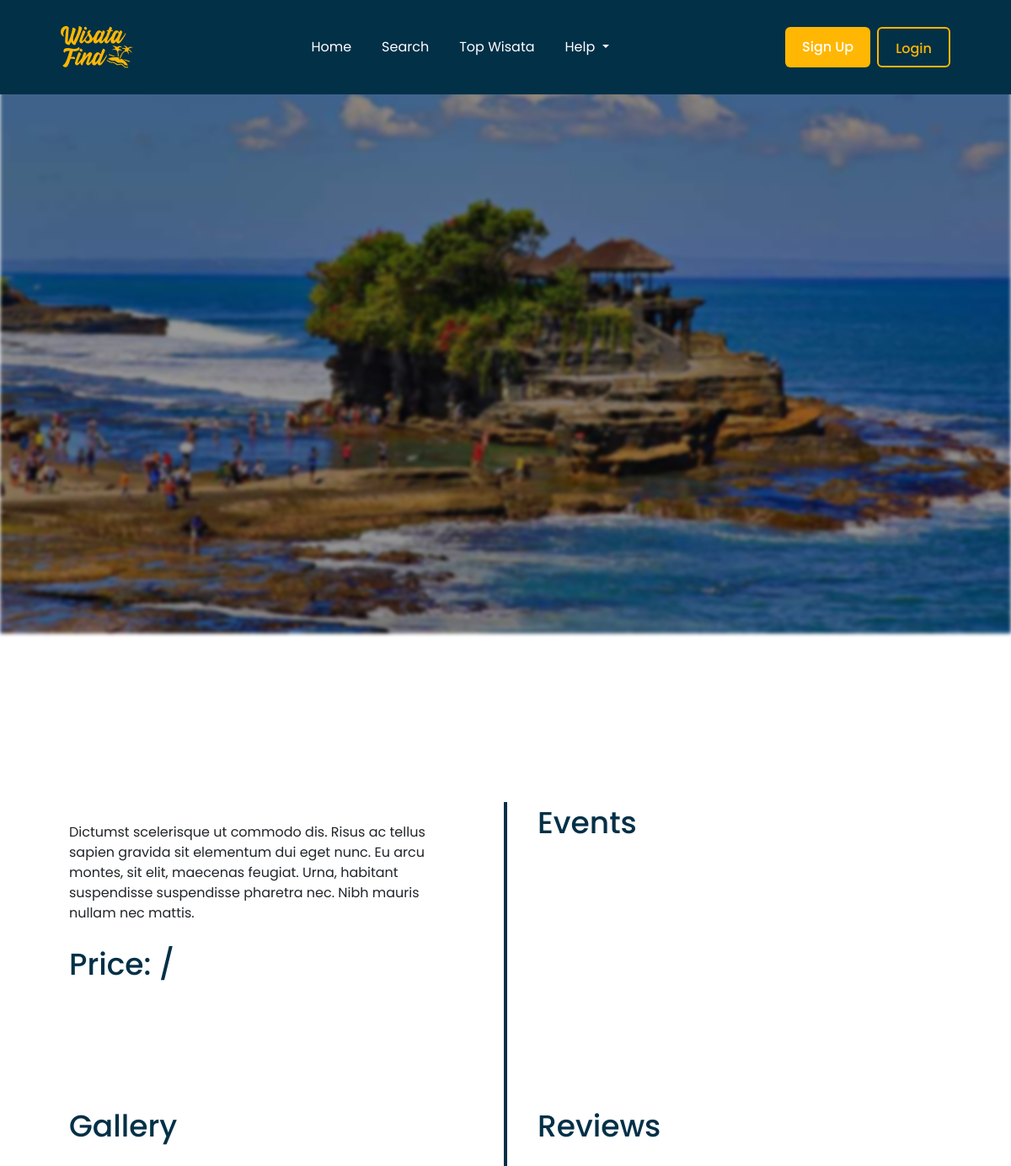
The app's page /wisata_page.php?place=Tanah Lot (upper part), older data.
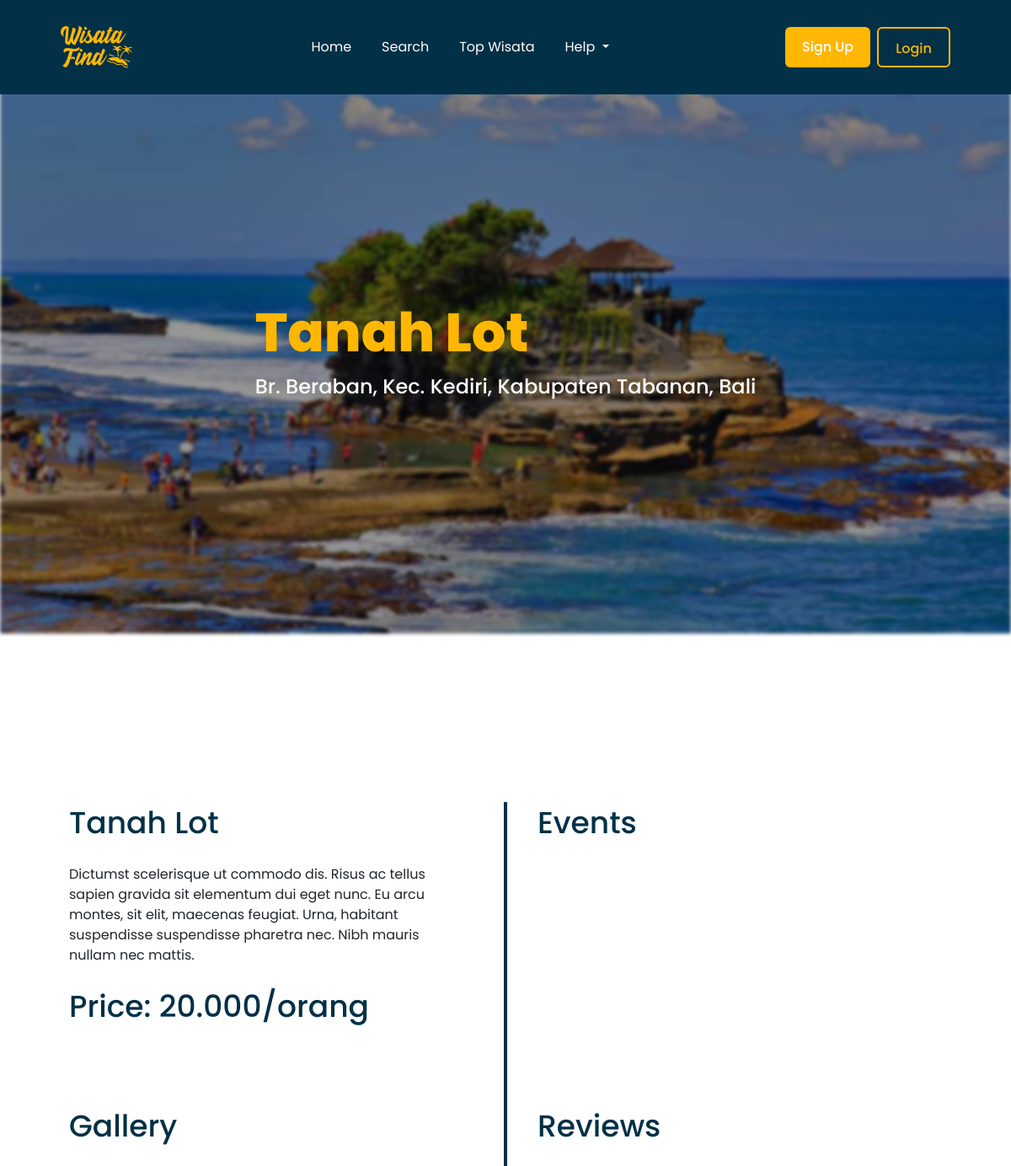
The same page, newer data.
### tables this page shows
CREATE TABLE `detail_wisata` (
  `id` int NOT NULL AUTO_INCREMENT,
  `place_name` varchar(50) NOT NULL,
  `title` varchar(50) NOT NULL,
  `price` varchar(25) NOT NULL,
  `address` varchar(100) NOT NULL,
  `quick_desc` varchar(30) DEFAULT NULL,
  `quick_definition` text NOT NULL,
  PRIMARY KEY (`id`)
);

### db.php (called while the page is built, shortened)
<?php
$host = "localhost";
$name = "wisata_finder";
$user = "root";
$pass = "125125";
$conn = mysqli_connect($host, $user, $pass, $name);
function get_detail_wisata($keyword){
  global $conn;
  $query = mysqli_query($conn, "SELECT * FROM detail_wisata WHERE place_name = '$keyword'");
  while( $temp = mysqli_fetch_assoc($query)){
    $detail[] = $temp;
  }
  return $detail[0];
}

### wisata_page.php (the view, shortened to what this page needs)
<?php
    require "function.php";
    $place_name = $_GET["place"];
    $selected_data = get_detail_wisata($place_name);
    $price = explode(' ', $selected_data['price'])
?>
<!DOCTYPE html>
<html lang="en">
<head>
    <link
      href="https://cdn.jsdelivr.net/npm/bootstrap@5.3.0-alpha1/dist/css/bootstrap.min.css"
      rel="stylesheet"
    />
    <link rel="stylesheet" href="assets/css/wisata.css" />
    <link rel="stylesheet" href="assets/css/root.css" />
    <link rel="stylesheet" href="assets/css/footer.css" />
    <link rel="stylesheet" href="assets/css/navbar.css" />
    <link
      href="https://unpkg.com/boxicons@2.1.4/css/boxicons.min.css"
      rel="stylesheet"
    />
</head>
<body>
    <nav class="nav container-fluid" style="z-index: 1;">
      <img src="assets/image/Brand.png" alt="" />
      <div class="nav-items">
        <a class="" href="index.html">Home</a>
        <a class="" href="search.php">Search</a>
        <a class="" href="">Top Wisata</a>
        <div class="dropdown">
          <button
            class="btn-dropdown dropdown-toggle"
            type="button"
            data-bs-toggle="dropdown"
            aria-expanded="false"
          >
            Help
          </button>
        </div>
      </div>
      <div class="button-stack">
          <?php (isset($_SESSION['save']))? "":show_button_regis_login() ?>
      </div>
    </nav>
    <section class="hero">
        <img class="bg-img" src="<?php echo "Tempat Wisata\\" . $place_name . "\\" . $place_name . "-1.jpg"; ?>" alt="">
        <div class="copy">
            <h1 class="header"><?php echo $selected_data["title"]?></h1>
            <h1 class="address"><?php echo $selected_data["address"] ?></h1>
        </div>
    </section>
    <section class="content">
        <section class="left-content">
            <section class="info">
                <h1 class="title"><?php echo $selected_data["title"]?></h1>
                <h1 class="desc">Dictumst scelerisque ut commodo dis. Risus ac tellus sapien gravida sit elementum dui eget nunc. Eu arcu montes, sit elit, maecenas feugiat. Urna, habitant suspendisse suspendisse pharetra nec. Nibh mauris nullam nec mattis.</h1>
                <h1 class="fee">Price: <?php echo $price[0]?>/<?php echo $price[1]?> </h1>
            </section>
            <section class="gallery">
                <h1 class="title">Gallery</h1>
            </section>
        </section>
        <div class="divider"></div>
        <section class="right-content">
            <section class="event">
                <h1 class="title">Events</h1>
            </section>
            <section class="reviews">
                    <h1 class="title">Reviews</h1>
            </section>
        </section>
    </section>
</body>
</html>

### function.php (shortened to what this page needs)
<?php
require "db.php";
function show_button_regis_login(){
  echo "<a href='registrasi.php'><button class='btn-solid'>Sign Up</button></a>";
  echo "<a href='login.php'><button class='btn-outline'>Login</button></a>";
}

### assets/css/wisata.css (style rules this page uses)
.hero { display: flex; height: 832px; flex-direction: column; align-content: center; align-items: center; justify-content: center; }
.bg-img { width: 100vw; filter: blur(2px) brightness(60%); position: absolute; max-height: 100vh; z-index: -1; top: auto; }
.copy { display: flex; flex-direction: column; gap: 8px; }
.header { font-family: "Poppins"; font-style: normal; font-weight: 800; font-size: 64px; line-height: 120%; color: var(--primary-color) !important; width: auto; }
.address { font-family: "Poppins"; font-style: normal; font-weight: 500; font-size: 24px; line-height: 140%; color: white; }
.content { display: flex; flex-direction: row; align-items: center; justify-content: center; gap: 3vw; margin: 10vw 20vw; }
.left-content, .right-content { display: flex; flex-direction: column; justify-content: start; max-height: 60vw; height: auto; }
.left-content section, .right-content section { display: flex; flex-direction: column; min-width: 40vw; max-width: 40vw; width: auto; max-height: 30vw; min-height: 30vw; height: auto; }
.divider { border: 2px solid #023047; height: 60vw; }
.info, .gallery, .event, .reviews { display: flex; flex-direction: column; align-items: flex-start; padding: 0px; gap: 24px; }
.title, .info .fee { color: var(--secondary-color); font-family: "Poppins"; font-style: normal; font-weight: 500; font-size: 36px; line-height: 140%; }
.info .desc { font-family: "Poppins"; font-style: normal; font-weight: 400; font-size: 16px; line-height: 150%; max-width: 431px; }

### assets/css/root.css (style rules this page uses)
:root { --primary-color: #FFB703; --secondary-color: #023047; --primary-font: "Poppins"; --shadow-lg: 0px 10px 15px -3px rgba(0, 0, 0, 0.1), 0px 4px 6px -2px rgba(0, 0, 0, 0.05); }
*,h1 { margin: 0px; padding: 0; outline: 0; box-sizing: border-box; text-decoration: none; list-style: none; font-family: var(--primary-font); font-style: normal; }
a { text-decoration: none; color: white; border: 0; outline: 0; }

### assets/css/navbar.css (style rules this page uses)
.nav.container-fluid { display: flex; flex-direction: row; gap: 5vw; padding: 24px 72px; align-items: center; align-content: center; justify-content: space-between; height: auto; position: fixed; top: 0; transition: all 0.2s; z-index: 1; }
.nav a { display: flex; align-items: center; }
.nav .nav-items { display: flex; flex-direction: row; justify-content: center; align-items: center; padding: 0px; gap: 36px; }
.nav .nav-items a, .nav .nav-items div button { transition: all 0.2s; }
.dropdown button { background: none; border: none; color: white; }
.dropdown { transition: all 0.2s; }
.nav a { padding: 12px 0px; gap: 8px; width: auto; height: 48px; }
.nav.scrolled { background: var(--secondary-color); transition: all 0.2s; }
.button-stack { display: flex; flex-direction: row; gap: 8px; }
.btn-outline { padding: 12px 20px; gap: 8px; width: auto; height: 48px; border: 2px solid #ffb703; border-radius: 6px; background: none; font-family: var(--primary-font); font-style: normal; font-weight: 500; font-size: 16px; color: var(--primary-color); transition: all 0.2s; }
.btn-solid { padding: 12px 20px; gap: 8px; width: auto; height: 48px; background: #ffb703; border-radius: 6px; border: none; font-family: var(--primary-font); font-style: normal; font-weight: 500; font-size: 16px; color: #ffffff; transition: all 0.2s; }

Row changes from the older to the newer data that the page shows:
added detail_wisata: title "Tanah Lot", address "Br. Beraban, Kec. Kediri, Kabupaten Tabanan, Bali", price "20.000", price "orang"
